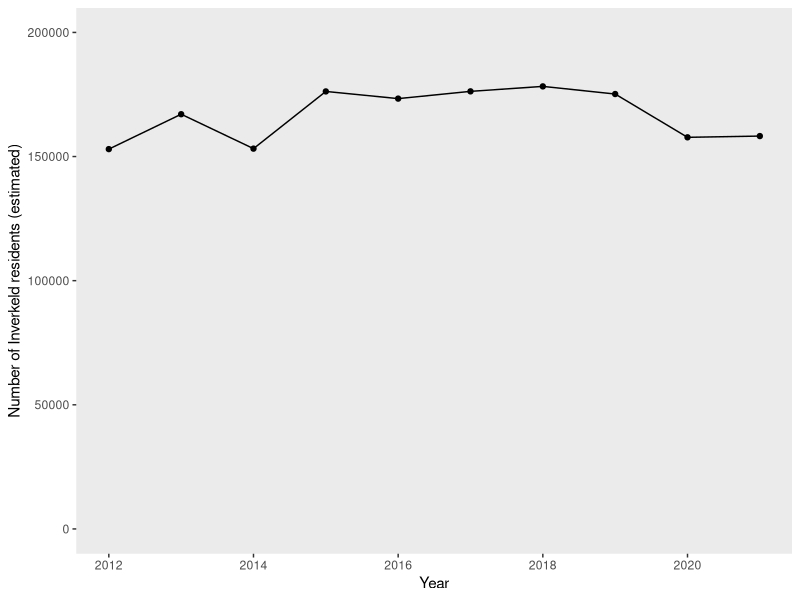
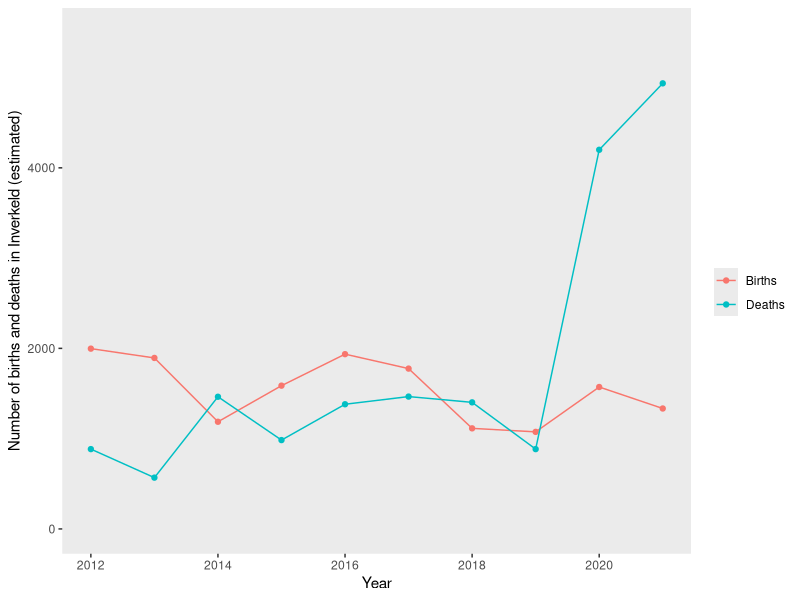
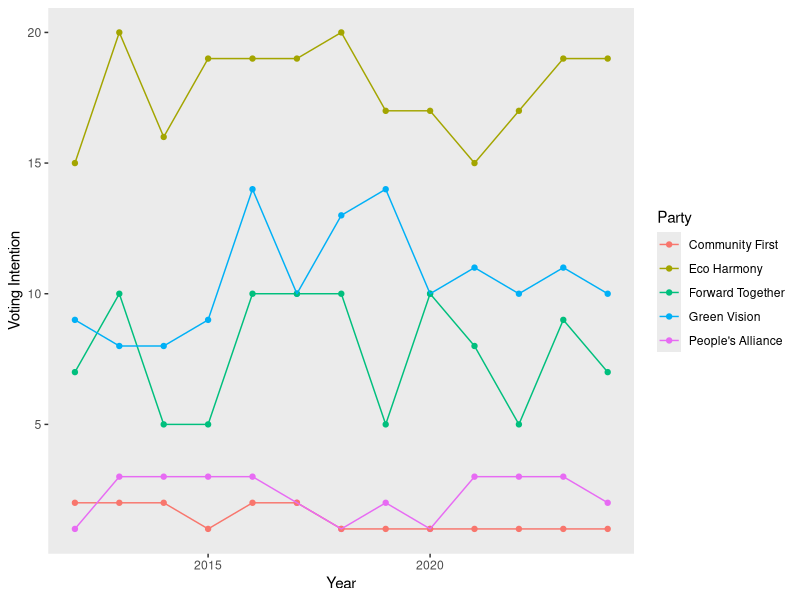
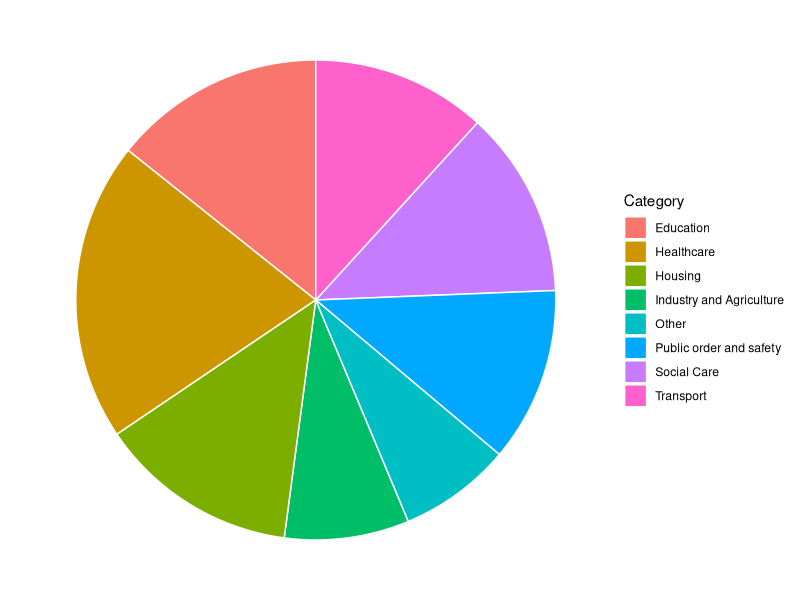
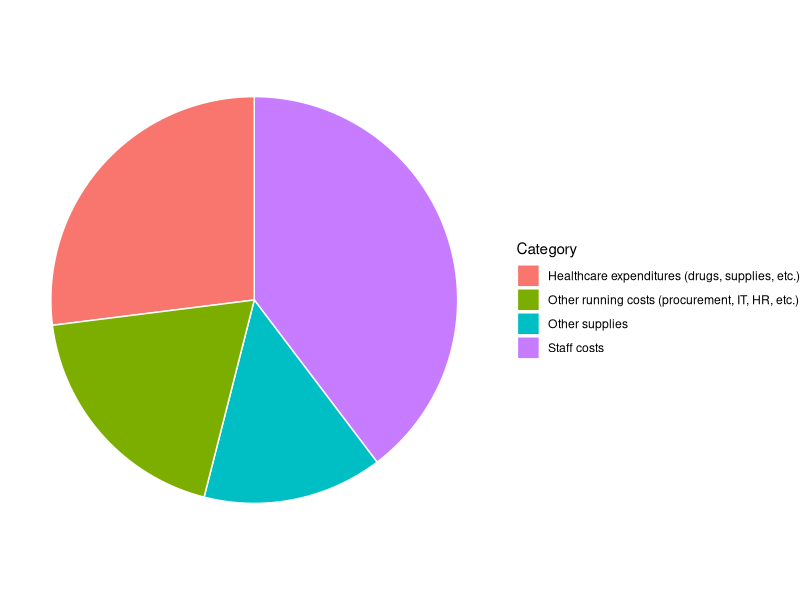

Generate these figures, in order, with R:
## ---- chunk 1

library(ggplot2)
library(knitr)
## ---- chunk 2

Pop <- c(sample(150000:170000, size=3, replace=TRUE), sample(170000:180000, size=3, replace=TRUE), sample(190000:170000, size=2, replace=TRUE), sample(150000:170000, size=2, replace=TRUE))
PopYears <- c(2012:2021)
population <- data.frame(Pop, PopYears)
ggplot(data = population, aes(x=PopYears, y=Pop)) + 
  geom_point() +
  geom_line() +
  labs(y = "Number of Inverkeld residents (estimated)", x = "Year") +
  scale_y_continuous(limits=c(0, 200000)) + 
  theme(panel.grid.major = element_blank(), panel.grid.minor = element_blank())


Demog <- c((rep("Births", 10)), (rep("Deaths", 10)))
Num <- c(sample(1000:2000, size=10, replace=TRUE), sample(500:1500, size=8, replace=TRUE), sample(3000:5500, size=2, replace=TRUE))
DemogYears <- c(rep(2012:2021, 2))
birthdeath <- data.frame(Demog, Num, DemogYears)
ggplot(data = birthdeath, aes(x=DemogYears, y=Num, group=Demog, colour=Demog)) + 
  geom_point() +
  geom_line() +
  labs(y = "Number of births and deaths in Inverkeld (estimated)", x = "Year", colour = "Demographics") +
  scale_y_continuous(limits=c(0, 5500)) + 
  theme(panel.grid.major = element_blank(), panel.grid.minor = element_blank()) + 
  scale_color_discrete(name="")
## ---- chunk 3

# Generate random party names
party_names <- sample(c("Progressive Future", "United Workers", "Eco Harmony", 
                        "People's Alliance", "New Horizon", "Community First", 
                        "Renewal Movement", "Green Vision", "Forward Together", 
                        "Liberty League"), 5)

# Create a vector of party assignments
Party <- rep(party_names, each = 13)  # 13 years per party (2012–2024)

# Generate random polling data for each party
Polls <- c(sample(1:3, size=13, replace=TRUE), 
           sample(8:14, size=13, replace=TRUE), 
           sample(15:20, size=13, replace=TRUE), 
           sample(5:10, size=13, replace=TRUE), 
           sample(1:2, size=13, replace=TRUE))

# Generate years from 2012 to 2024 for each party
PolYears <- rep(2012:2024, times = 5)

# Create the data frame
politics <- data.frame(Party, Polls, PolYears)

# Plot the data
ggplot(data = politics, aes(x=PolYears, y=Polls, color=Party)) + 
  geom_point() +
  geom_line() +
  labs(y = "Voting Intention", x = "Year") + 
  theme(panel.grid.major = element_blank(), panel.grid.minor = element_blank())

# Calculate total councillors elected after 2020
Councillors <- sum(politics[politics$PolYears > 2020, "Polls"])

## ---- chunk 4

pol2021 <- (politics[politics$PolYears>2020, 2])
Parties <- c("Revolutionary", "Social Capital", "Environment First", "Wind Power", "Social Redistribution")

Councillors <- data.frame(Parties, pol2021)

kable(x = Councillors, 
      format = "html", 
      col.names = c("Political Party", "Number of Seats"))

## ---- chunk 5

# Define the categories
categories <- c("Education", "Industry and Agriculture", "Social Care", 
                "Transport", "Public order and safety", "Healthcare", 
                "Housing", "Other")

# Original values
base_values <- c(13, 7, 9, 5, 7, 21, 8, 2)

# Generate a random increase between 2 and 10 for each category
random_increase <- sample(2:10, length(base_values), replace=TRUE)

# Add the random increase to the base values
new_values <- base_values + random_increase

# Create the data frame
expenses <- data.frame(Category = categories, value = new_values)

# Plot the pie chart
ggplot(expenses, aes(x="", y=value, fill=Category)) +
  geom_bar(stat="identity", width=1, color="white") +
  coord_polar("y", start=0) +
  theme_void()

## ---- chunk 6

expenses <- data.frame(
  Category=c("Staff costs", "Healthcare expenditures (drugs, supplies, etc.)", "Other supplies", "Other running costs (procurement, IT, HR, etc.)"),
  value=c(25,17,9,12)
)

ggplot(expenses, aes(x="", y=value, fill=Category)) +
  geom_bar(stat="identity", width=1, color="white") +
  coord_polar("y", start=0) +
  theme_void() 
